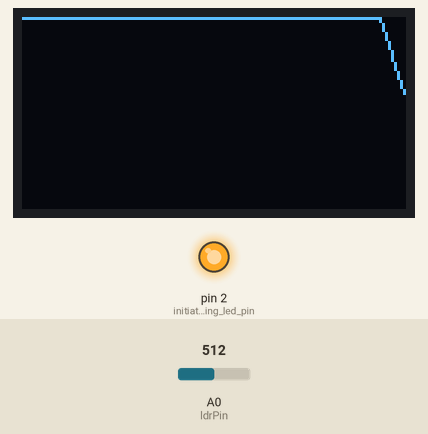
Recording of a sketch running on a simulated Arduino Uno, built with avr-gcc and run on an emulated ATmega328P. Shown: 128×64 one-colour display, output pins drawn as LEDs (lit = HIGH). The inputs (shaded band) are chosen by the test bench; at power-on: A0 (ldrPin) = 512.

Above: at 1.2 s.
1.3 s: A0 (ldrPin) set to 716
At 1.54 s:
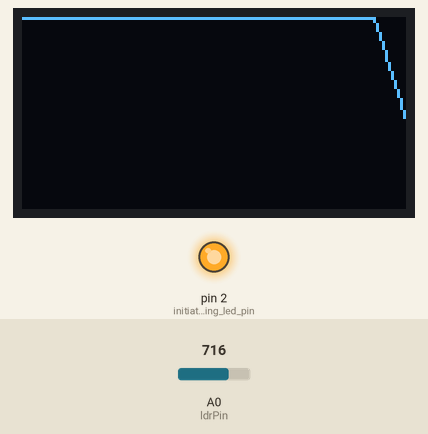
2.9 s: A0 (ldrPin) set to 900
At 3.18 s:
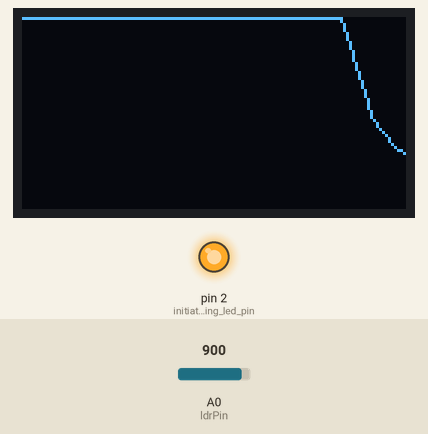
4.6 s: A0 (ldrPin) set to 1023
At 4.83 s:
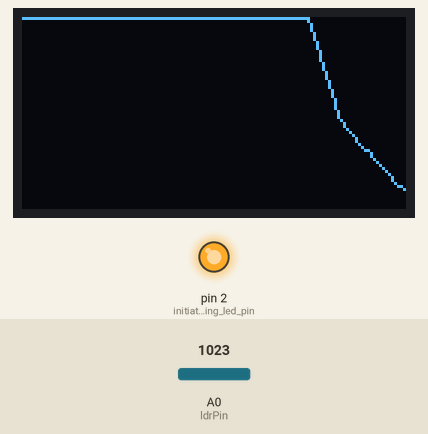
Timing chart, 0 to 7.6 s (numbered marks = the images above; inputs shaded):
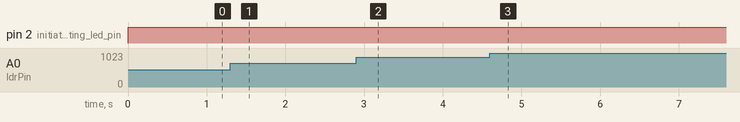

The sketch:

graph_oled_optimized.ino
```cpp
// Circular list instead of shifting

#include "U8glib.h"

U8GLIB_SSD1306_128X64 u8g(U8G_I2C_OPT_NO_ACK);

const int ldrPin = A0;  // Pin for LDR sensor; no pinMode needed in setup

const int length = 10;             // Number of values to store for averaging
int recentReadings[length] = { 0 };  // Array to store recent sensor values
int currentIndex = 0;              // Tracks the index for the next reading

// Declare Global Constants and Variables for circular register
const int oledLength = 128;
int allReadings[oledLength] = {};  // Array to store data for the OLED display
int firstIndex = 0;

void setup() {
  Serial.begin(9600);  // Initialize Serial Monitor
  u8g.setFont(u8g_font_unifont);
  pinMode(2, OUTPUT); // initiate testing led pin
}

void loop() {
  digitalWrite(2, HIGH); // turn on testing led
  int raw = analogRead(ldrPin);  // Read the sensor value
  int mean = updateMean(raw);  // Calculate the mean of the last readings

  updateOled(mean);  // Update OLED with the mean value

  /* Serial.print(mean); // Print the mean and raw reading
  Serial.print("   ");
  Serial.println(raw); */
}

int updateMean(int r) {

  recentReadings[currentIndex] = r;

  currentIndex = (currentIndex + 1) % length;


  int sum = 0;

  for (int i = 0; i < length; i++) {
    sum = sum + recentReadings[i];
  }

  return sum / length;
}

void updateOled(int m) {
  allReadings[firstIndex] = m/16;

  firstIndex = (firstIndex + 1) % oledLength;

  // Picture loop
  u8g.firstPage();
  do {
    // Plot the values on the OLED display
    for (int x = 0; x < oledLength-1; x++) {
      int y = allReadings[(x + firstIndex) % (oledLength)];
      int nextY = allReadings[(x + firstIndex + 1) % (oledLength)];

      u8g.drawLine(x, y, x+1, nextY);
    }

  } while (u8g.nextPage());
}
```
